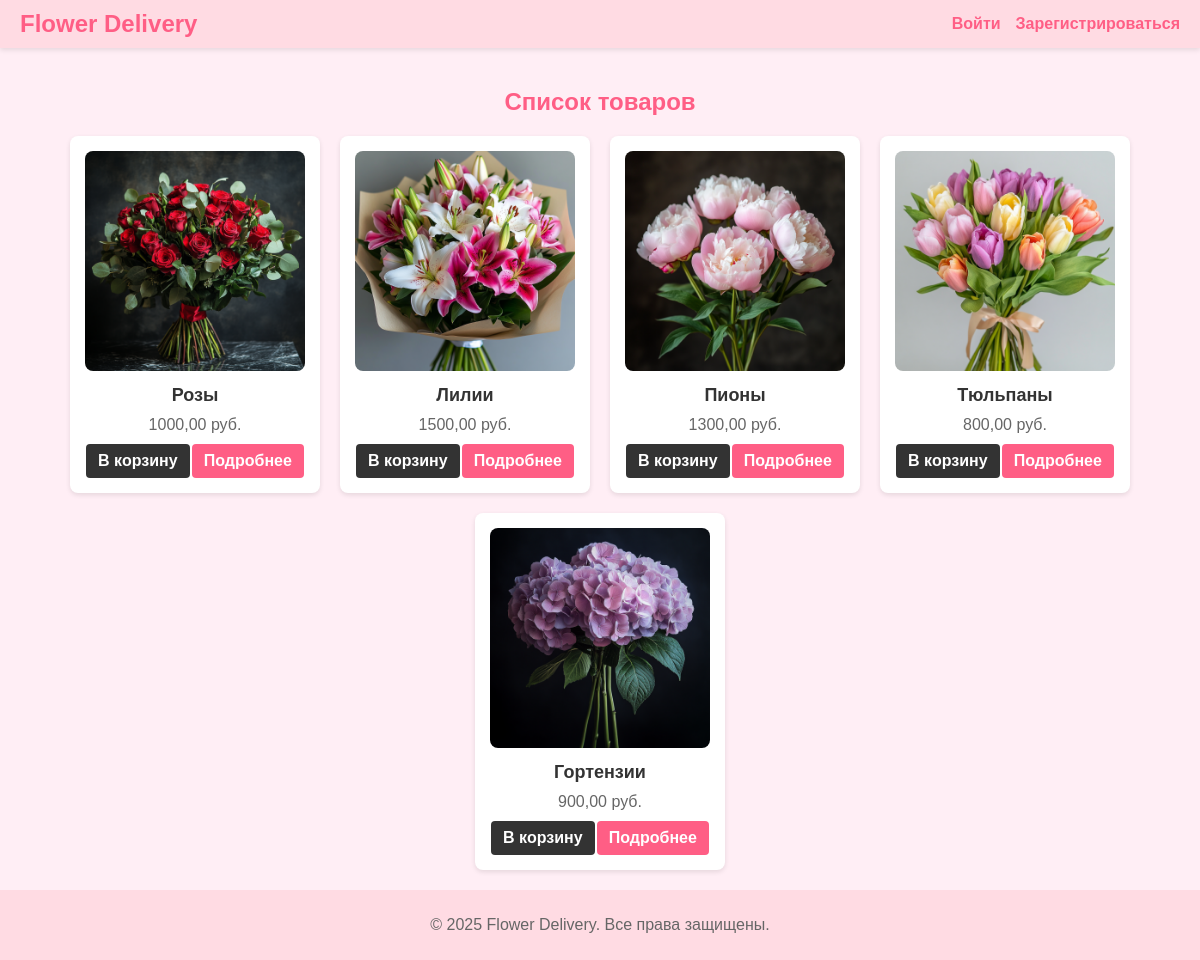
Screenshot of /products/ with the database file from the repository.
### products/models.py (models this page shows, shortened)
class Product(models.Model):
    name = models.CharField(max_length=255, verbose_name="Название")
    price = models.DecimalField(max_digits=10, decimal_places=2, verbose_name="Цена")
    image = models.ImageField(upload_to='products/', null=True, blank=True, verbose_name="Изображение")

### products/views.py (the view)
# urls.py: path('', views.product_list, name='product_list'),
def product_list(request):
    products = Product.objects.all()
    return render(request, 'products/product_list.html', {'products': products})

### templates/products/product_list.html
{% extends 'base.html' %}
{% load static %}
{% block content %}
<h2 class="page-title">Список товаров</h2>
<div class="product-cards">
    {% for p in products %}
    <div class="card">
        {% if p.image %}
            <img src="{{ p.image.url }}" alt="{{ p.name }}" class="card-image">
        {% endif %}
        <div class="card-body">
            <div class="card-title">{{ p.name }}</div>
            <div class="card-price">{{ p.price }} руб.</div>
            <div class="card-actions">
                <a class="card-button btn-black" href="{% url 'add_to_cart' p.id %}">В корзину</a>
                <a class="card-button btn-pink" href="{% url 'product_detail' p.id %}">Подробнее</a>
            </div>
        </div>
    </div>
    {% endfor %}
</div>
{% endblock %}

### templates/base.html (shortened to what this page needs)
{% load static %}
<!DOCTYPE html>
<html lang="ru">
<head>
    <link rel="stylesheet" href="{% static 'css/style.css' %}">
</head>
<body>
    <nav class="navbar">
        <div class="nav-container">
            <a href="{% url 'product_list' %}" class="nav-logo">Flower Delivery</a>
            <div class="nav-links">
                {% if user.is_authenticated %}
                    <span class="nav-welcome">Привет, {{ user.username }}!</span>
                    <a href="{% url 'logout' %}" class="nav-link">Выйти</a>
                    <a href="{% url 'product_list' %}" class="nav-link">Каталог</a>
                    <a href="{% url 'order_list' %}" class="nav-link">Мои заказы</a>
                    {% if user.is_staff %}
                        <a href="{% url 'analytics_dashboard' %}" class="nav-link">Аналитика</a>
                    {% endif %}
                {% else %}
                    <a href="{% url 'login' %}" class="nav-link">Войти</a>
                    <a href="{% url 'register' %}" class="nav-link">Зарегистрироваться</a>
                {% endif %}
            </div>
        </div>
    </nav>
    <main class="main-content">
        {% block content %}{% endblock %}
    </main>
    <footer class="footer">
        <p>&copy; 2025 Flower Delivery. Все права защищены.</p>
    </footer>
</body>
</html>

### static/css/style.css (style rules this page uses)
html, body { margin: 0; padding: 0; height: 100%; }
body { display: flex; flex-direction: column; background-color: #ffeef5; color: #333; font-family: Arial, sans-serif; }
.navbar { background-color: #ffdbe3; padding: 10px 20px; box-shadow: 0 2px 5px rgba(0, 0, 0, 0.1); flex-shrink: 0; }
.nav-container { display: flex; justify-content: space-between; align-items: center; }
.nav-logo { font-size: 24px; font-weight: bold; color: #ff5e85; text-decoration: none; }
.nav-links { display: flex; gap: 15px; }
.nav-link { color: #ff5e85; text-decoration: none; font-weight: 600; }
.main-content { flex: 1; padding: 20px; }
.page-title { font-size: 24px; margin-bottom: 20px; text-align: center; color: #ff5e85; }
.product-cards { display: flex; flex-wrap: wrap; gap: 20px; justify-content: center; }
.card { background: #fff; border-radius: 8px; box-shadow: 0 2px 5px rgba(0, 0, 0, 0.1); text-align: center; width: 220px; padding: 15px; transition: transform 0.3s; }
.card-image { border-radius: 8px; max-width: 100%; height: auto; }
.card-body { margin-top: 10px; }
.card-title { font-weight: bold; font-size: 18px; margin: 10px 0; color: #333; }
.card-price { color: #666; margin-bottom: 10px; }
.card-actions { display: flex; justify-content: space-around; margin-top: 10px; }
.card-button { display: inline-block; padding: 8px 12px; border-radius: 4px; text-decoration: none; font-weight: bold; text-align: center; transition: background-color 0.3s, color 0.3s; }
.btn-black { background-color: #333; color: #fff; }
.btn-pink { background-color: #ff5e85; color: #fff; }
.footer { background-color: #ffdbe3; text-align: center; color: #666; padding: 10px 0; flex-shrink: 0; }

### rows the page displays
Product: image (picture), name "Розы", price "1000,00"
Product: image (picture), name "Лилии", price "1500,00"
Product: image (picture), name "Пионы", price "1300,00"
Product: image (picture), name "Тюльпаны", price "800,00"
Product: image (picture), name "Гортензии", price "900,00"
